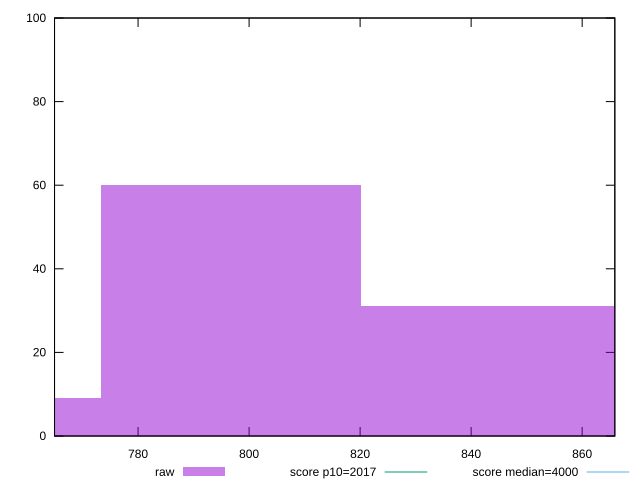

Write the gnuplot code that produced this figure.
reset

$raw <<EOF
843.5669283491679 31
796.7020989964365 60
749.8372696437049 9
EOF

set key outside below
set boxwidth 46.864829352731554
set xrange [764.9520000000005:865.8840000000005]
set yrange [0:100]
set trange [0:100]
set style fill transparent solid 0.5 noborder

set parametric
set terminal svg size 640, 490 enhanced background rgb 'white'
set output "reports/report_00030_2021-02-24T20-42-31.540Z/mainthread-work-breakdown/samples/agenda/raw/histogram.svg"

plot $raw title "raw" with boxes, \
     2017,t title "score p10=2017", \
     4000,t title "score median=4000"

reset
